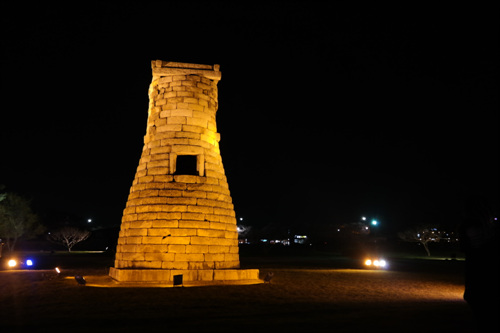
#> input picture ImageLearning/data_origin/cheomseongdae/000001.jpg, 500 x 333 px; its folder holds only this picture in this run
$ python ImageModify.py   (older library calls are emulated)
#> lines starting #> are read from the running program, lines starting #| are printed output that depends on the picture
from PIL import Image, ImageOps
import os, sys, glob

attractionList = ['cheomseongdae night', 'colosseum', 'damyang metasequoia road', 'seoul tower night', 'pyramid']
attractionFolderList = ['cheomseongdae', 'colosseum', 'damyang_metasequoia', 'n_seoul_tower','pyramid']

for attractionFolder in attractionFolderList:
    image_dir = './data_origin/' + attractionFolder + '/'
    # target_resize_dir = './data/' + attractionFolder + '/'
    target_resize_dir = './data/'
    # print(image_dir)  #   ./data_origin/cheomseongdae/
    # print(target_resize_dir) #   ./data/cheomseongdae/
    if not os.path.isdir(target_resize_dir):
        os.makedirs(target_resize_dir)
    # print(target_resize_dir) # ./data/cheomseongdae/
    files = glob.glob(image_dir + "*.*")
    # print(files) #   ['./data_origin/cheomseongdae\\000001.jpg', './data_origin/cheomseongdae\\000005.jpg', ..., ]
    # print(len(files)) #  174

    count = 1
    size = (224, 224)
    for file in files:
        # print(file) # ./data_origin/cheomseongdae\000001.jpg
        im = Image.open(file)
#> im is the input picture: PIL image 500x333 RGB; mean R, G, B 32.4, 20.4, 6.2
        im = im.convert('RGB')
        print("i: ", count, im.format, im.size, im.mode, file.split("/")[-1])   # i:  1 None (500, 333) RGB cheomseongdae\000001.jpg
#| i:  1 None (500, 333) RGB 000001.jpg
        count += 1
        im = ImageOps.fit(im, size, Image.ANTIALIAS, 0, (0.5, 0.5))
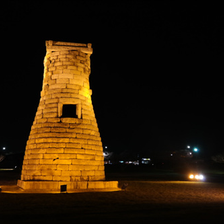
#> im: PIL image 224x224 RGB; mean R, G, B 43.5, 27.1, 6.7
        print(file.split("/")[-1])                  # cheomseongdae\000001.jpg
        print(file.split("/")[-1].split(".")[0])    # cheomseongdae\000001
        im.save(target_resize_dir + file.split("/")[-1].split(".")[0] + ".jpg", quality=100)
#> pass 2 of the loop `for attractionFolder in attractionFolderList:`:
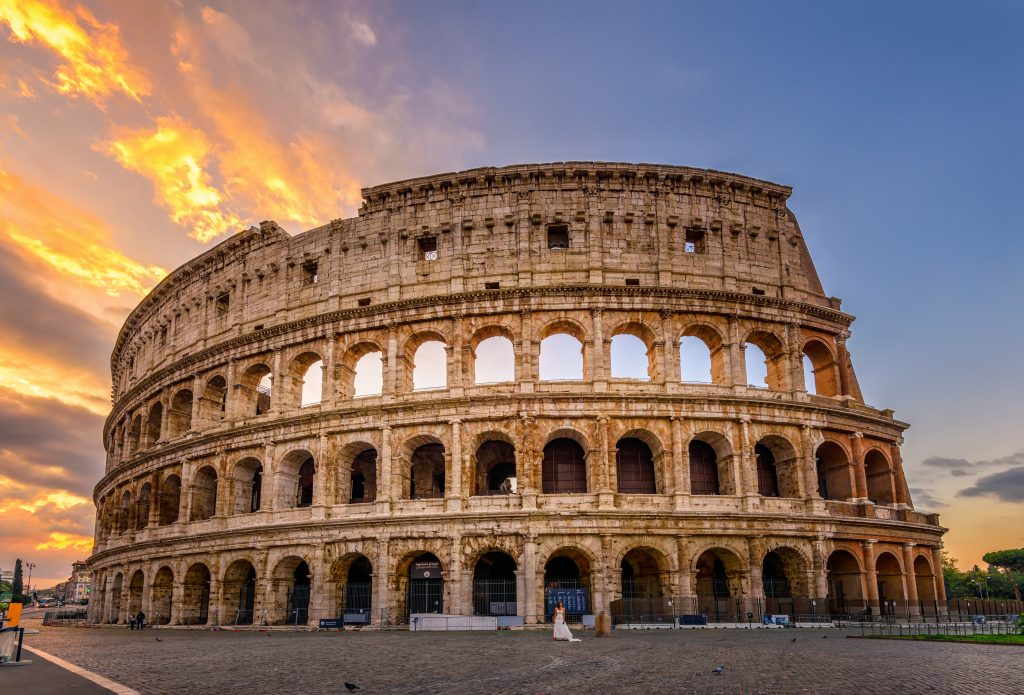
#> input picture ImageLearning/data_origin/colosseum/000020.jpg, 1024 x 695 px
#> im is the input picture: PIL image 1024x695 RGB; mean R, G, B 135.3, 112.1, 101.5
#| i:  1 None (1024, 695) RGB 000020.jpg
#> `im = ImageOps.fit(im, size, Image.ANTIALIAS, 0, (0.5, 0.5))`:
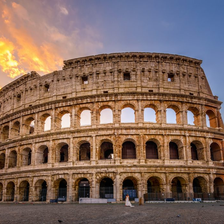
#> im: PIL image 224x224 RGB; mean R, G, B 129.8, 105, 94.3
        #       ./data/cheomseongdae/ + cheomseongdae\000001 + "".jpg"
